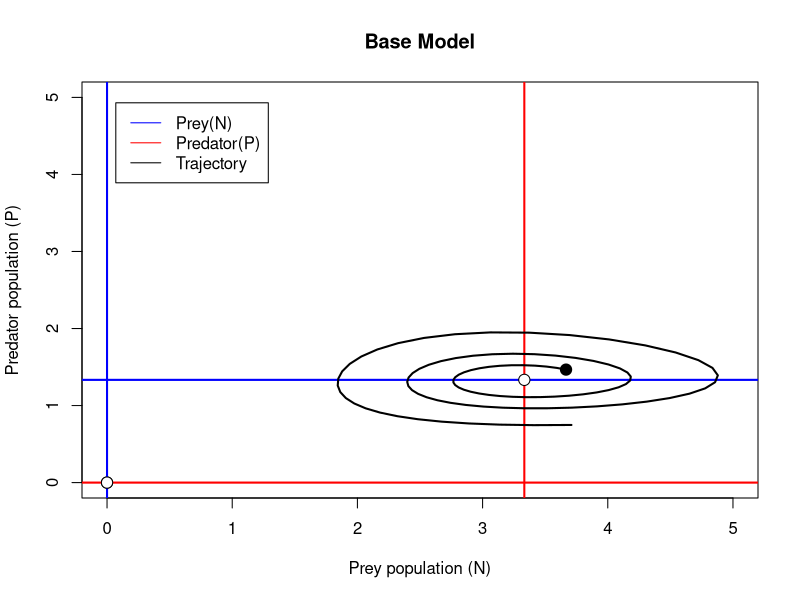
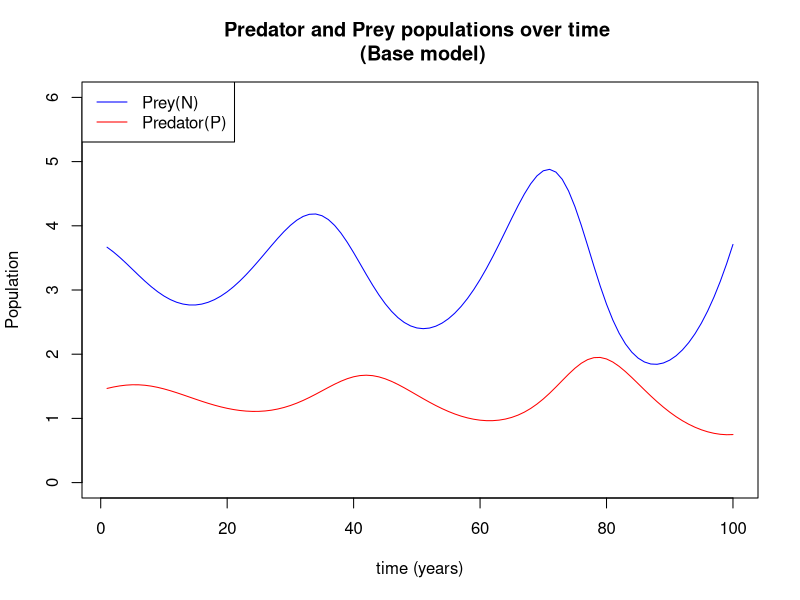

The R script that drew these images, in order:
###Base model
    #a, b, c, d are the only variables that impace 
a <- 0.2
b <- 0.15
c <- 0.3
d <- 0.15
K <- 15
h <- 0.5

N.start <- d/(c*b)*1.1
P.start <- a/b*1.1

base.model <- function(a,b,c,d,K,h,N.start,P.start){
  
  #equilibrium points
  N.star1 <- 0
  P.star1 <- 0
  N.star2 <- d/(c*b)
  P.star2 <- a/b
  
  #isoclines
  N.points <- seq(0, 1.5*K, by=0.1)
  P.points <- seq(0, 1.5*K, by=0.1)
  
  plot(N.star1,P.star1, pch = 21, bg = "white", cex = 1.5,
       xlab='Prey population (N)', ylab='Predator population (P)', main='Base Model',
       xlim=c(0,5), ylim=c(0,5))
  legend('topleft', inset=0.05, legend=c('Prey(N)', 'Predator(P)','Trajectory'), 
         col=c('blue','red','black'), lty=1)
  #red is P isoclines
  abline(h=0, col="red", lwd=2)
  abline(v=d/(c*b), col='red', lwd=2)
  #blue is N isoclines
  abline(v=0, col='blue', lwd=2)
  abline(h=a/b, col='blue', lwd=2)

  points(N.star1,P.star1, pch = 21, bg = "white", cex = 1.5)
  points(N.star2,P.star2, pch = 21, bg = "white", cex = 1.5)
  
  #trajectory
  points(N.start,P.start,pch=21,bg="black",cex=1.5)
  
  timelist <- 100
  #timelist2 <-seq(1,timelist)
  
  N.output<-matrix(NA,nrow=timelist,ncol=3)
  N.output[1,1:3]<-c(1,N.start,P.start)
  
  for (i in 2:timelist){
    N<-N.output[i-1,2]
    P<-N.output[i-1,3]
    N.output[i,2]<- N+a*N-b*N*P
    N.output[i,3]<- P+c*b*N*P-d*P
  }

  lines(N.output[,2],N.output[,3],col="black",lwd=2)
  
  #time population data
  #2 is N(blue) and 3 is P (red)
  plot(seq(1,timelist,1),N.output[,2], col='blue', ylim=c(0,6), type='l', 
       xlab='time (years)', ylab='Population', 
       main='Predator and Prey populations over time \n (Base model)')
  lines(seq(1,timelist,1),N.output[,3],col='red')
  legend('topleft',legend=c('Prey(N)', 'Predator(P)'), 
         col=c('blue','red'), lty=1)

  
  #calculate eigenvalues
  jacob <- matrix(0,2,2)
  jacob[1,1] <- 1+a-b*P.star2
  jacob[1,2] <- -b*N.star2
  jacob[2,1] <- c*b*P.star2
  jacob[2,2] <- 1+c*b*N.star2-d
  
  print(jacob)
  ev<-eigen(jacob)
  print(ev$values)
  
  Eigen.Magnitude=(Re(ev$values[1])^2+Im(ev$values[1])^2)^0.5
  print(paste("Eigenvalue magnitude = ", round(Eigen.Magnitude, 4)))
  
}

base.model(a,b,c,d,K,h,N.start,P.start)
